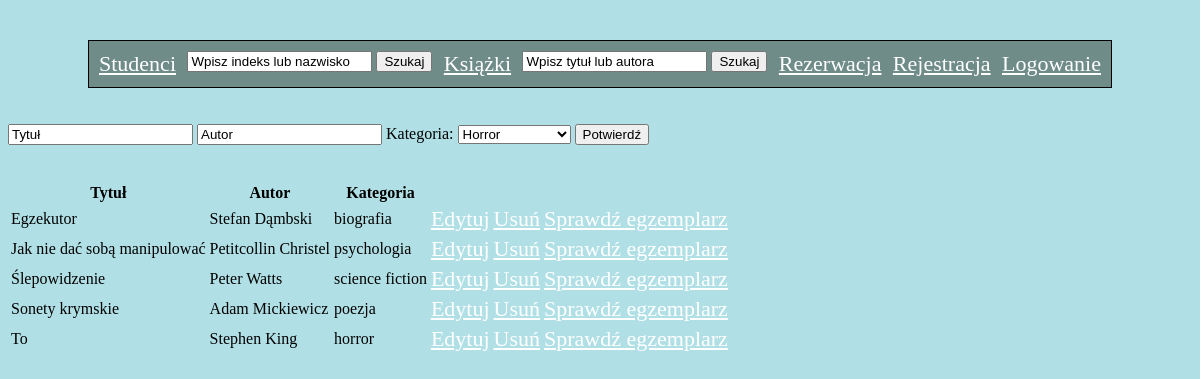
Page /ksiazki.php on the committed database.
### tables this page shows
CREATE TABLE dzielo (
id_dzielo INT(10) NOT NULL AUTO_INCREMENT,
kategoria ENUM('horror', 'thriller', 'science fiction', 'kryminal', 'romans', 'nauka', 'psychologia', 'poezja', 'biografia', 'inna'),
tytul VARCHAR(100) NOT NULL,
autor VARCHAR(100) NOT NULL,
PRIMARY KEY (id_dzielo)
 );

### ksiazki.php (the view, shortened to what this page needs)
<?php
include 'widok.php';
?>
<div id="nowe_dzielo">
	<form action="nowe_dzielo.php" method="POST">
		<input type="text" name="tytul" value="Tytuł">
		<input type="text" name="autor" value="Autor">
		Kategoria: <select name="kategoria">
			<option value="horror">Horror</option>
			<option value="inna">Inna</option></select>
		<input type="submit" value="Potwierdź">
	</form>
</div>
<?php
$link = new mysqli("localhost", "root", "", "biblioteka");
$q = "SELECT * FROM dzielo order by tytul";
$result = mysqli_query($link, $q) or die($link->error);
?>
<div>
	<table>
		<thead>
			<tr>
				<th>Tytuł</th>
				<th>Autor</th>
				<th>Kategoria</th>
			</tr>
		</thead>
		<?php
			while ($row = $result->fetch_assoc()): ?>
		<tr>
			<td><?php echo $row['tytul']; ?></td>
			<td><?php echo $row['autor']; ?></td>
			<td><?php echo $row['kategoria']; ?></td>
			<td><?php echo "<a class=\"tytul\" href=\"edytuj_dzielo.php?id_dzielo={$row['id_dzielo']}\">Edytuj</a>" ?></td>
			<td><?php echo "<a class=\"tytul\" href=\"usun_ksiazke.php?id_dzielo={$row['id_dzielo']}\">Usuń</a>" ?></td>
			<td><?php echo "<a class=\"tytul\" href=\"egzemplarz.php?id_dzielo={$row['id_dzielo']}\"> Sprawdź egzemplarz </a>" ?></td>
		</tr>
		<?php endwhile; ?>
	</table>
</div>

### style.css (style rules this page uses)
body { background-color: powderblue; }
a { color: white; font-size: 22px; }
form { display: inline; }

### rows in the picture
dzielo: tytul "Egzekutor", autor "Stefan Dąmbski", kategoria "biografia"
dzielo: tytul "Jak nie dać sobą manipulować", autor "Petitcollin Christel", kategoria "psychologia"
dzielo: tytul "Ślepowidzenie", autor "Peter Watts", kategoria "science fiction"
dzielo: tytul "Sonety krymskie", autor "Adam Mickiewicz", kategoria "poezja"
dzielo: tytul "To", autor "Stephen King", kategoria "horror"
